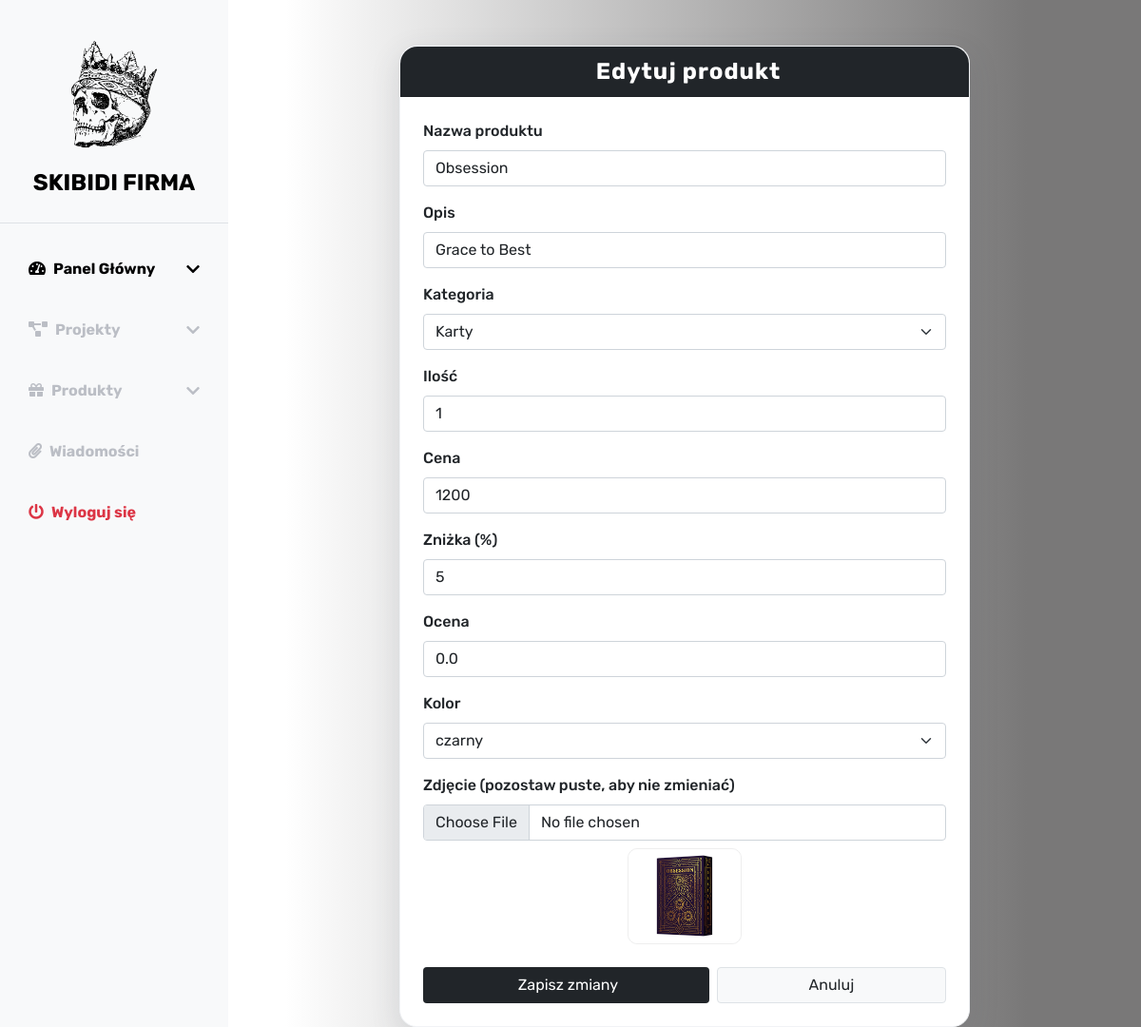
The app's page /admin/edit_product.php?id=19 with its own data.
### tables this page shows
CREATE TABLE `produkty` (
  `id` int(11) NOT NULL,
  `nazwa` varchar(50) NOT NULL,
  `opis` text NOT NULL,
  `kolor_id` int(11) DEFAULT NULL,
  `id_kategorii` int(11) NOT NULL,
  `ilosc` int(11) NOT NULL,
  `cena` float NOT NULL,
  `img_path` varchar(255) NOT NULL,
  `znizka` int(11) NOT NULL,
  `ocena` decimal(2,1) NOT NULL
);

CREATE TABLE `kategorie` (
  `id` int(11) NOT NULL,
  `kategoria` varchar(255) NOT NULL
);

CREATE TABLE `kolory` (
  `id` int(11) NOT NULL,
  `kolor` varchar(50) NOT NULL
);

### admin/edit_product.php (the view, shortened to what this page needs)
<?php
require_once("../misc/database.php");
$id = (int)$_GET['id'];
$result = mysqli_query($conn, "SELECT * FROM produkty WHERE id = $id");
$product = mysqli_fetch_assoc($result);
$cat_result = mysqli_query($conn, "SELECT id, kategoria FROM kategorie");
$color_result = mysqli_query($conn, "SELECT id, kolor FROM kolory");
?>
<!DOCTYPE html>
<html lang="pl">
<head>
    <?php include("../structure/admin/head.php"); ?>
</head>
<body>
    <?php include("../structure/admin/sidebar.php"); ?>
    <div class="container">
        <div class="edit-product-card card mt-5">
            <div class="card-header">
                <i class="bi bi-pencil-square me-2"></i>Edytuj produkt
            </div>
            <div class="card-body p-4">
                <form action="update_product.php" method="post" enctype="multipart/form-data">
                    <div class="mb-3">
                        <label class="form-label">Nazwa produktu</label>
                        <input type="text" name="product_name" class="form-control" value="<?= htmlspecialchars($product['nazwa']) ?>" required>
                    </div>
                    <div class="mb-3">
                        <label class="form-label">Opis</label>
                        <input type="text" name="product_desc" class="form-control" value="<?= htmlspecialchars($product['opis']) ?>">
                    </div>
                    <div class="mb-3">
                        <label class="form-label">Kategoria</label>
                        <select name="product_category" class="form-select">
                            <?php while ($cat = mysqli_fetch_assoc($cat_result)): ?>
                                <option value="<?= $cat['id'] ?>" <?= $cat['id'] == $product['id_kategorii'] ? 'selected' : '' ?>>
                                    <?= htmlspecialchars($cat['kategoria']) ?>
                                </option>
                            <?php endwhile; ?>
                        </select>
                    </div>
                    <div class="mb-3">
                        <label class="form-label">Ilość</label>
                        <input type="number" name="product_amount" class="form-control" value="<?= $product['ilosc'] ?>" min="0">
                    </div>
                    <div class="mb-3">
                        <label class="form-label">Cena</label>
                        <input type="number" step="0.01" name="product_price" class="form-control" value="<?= $product['cena'] ?>" required>
                    </div>
                    <div class="mb-3">
                        <label class="form-label">Zniżka (%)</label>
                        <input type="number" step="1" min="0" max="100" name="product_discount" class="form-control" value="<?= $product['znizka'] ?>">
                    </div>
                    <div class="mb-3">
                        <label class="form-label">Ocena</label>
                        <input type="number" step="0.1" min="0" max="5" name="product_rating" class="form-control" value="<?= $product['ocena'] ?>">
                    </div>
                    <div class="mb-3">
                        <label class="form-label">Kolor</label>
                        <select name="product_color" class="form-select">
                            <?php
                            mysqli_data_seek($color_result, 0);
                            while ($color = mysqli_fetch_assoc($color_result)): ?>
                                <option value="<?= $color['id'] ?>" <?= $color['id'] == $product['kolor_id'] ? 'selected' : '' ?>>
                                    <?= htmlspecialchars($color['kolor']) ?>
                                </option>
                            <?php endwhile; ?>
                        </select>
                    </div>
                    <div class="mb-3">
                        <label class="form-label">Zdjęcie (pozostaw puste, aby nie zmieniać)</label>
                        <input type="file" name="product_image" class="form-control">
                        <div class="mt-2 text-center">
                            <img src="../zdjecia/produkty/<?= htmlspecialchars($product['img_path']) ?>" width="120" alt="Aktualne zdjęcie">
                        </div>
                    </div>
                    <div class="d-flex gap-2 mt-4">
                        <button type="submit" class="btn btn-primary flex-grow-1"><i class="bi bi-save me-1"></i>Zapisz zmiany</button>
                        <a href="products.php" class="btn btn-secondary flex-grow-1">Anuluj</a>
                    </div>
                </form>
            </div>
        </div>
    </div>
</body>
</html>

### css/admin.css (style rules this page uses)
* { font-family: 'Rubik', sans-serif; }
:root { --main-bg-color: #000000; --main-text-color: #000000; --second-text-color: #bbbec5; --second-bg-color: #ffffff; }
html, body { height: 100%; margin: 0; display: flex; flex-direction: column; }

### admin/edit_product.php (style rules this page uses)
.edit-product-card { max-width: 600px; margin: 40px auto; border-radius: 18px; box-shadow: 0 10px 32px 0 rgba(60, 72, 88, .13); background: #fff; border: 1px solid #f1f3f6; }
.edit-product-card .form-label { font-weight: 500; }
.edit-product-card .card-header { background: #212529; color: #fff; border-radius: 18px 18px 0 0; text-align: center; font-size: 1.5rem; font-weight: 700; letter-spacing: 1px; }
.edit-product-card .btn-primary { background: #212529; border: none; }
.edit-product-card .btn-secondary { background: #f8f9fa; color: #212529; border: 1px solid #dee2e6; }
.edit-product-card img { border-radius: 10px; border: 1px solid #eee; background: #f8f9fa; }

### records on screen
produkty: product_name "Obsession", product_desc "Grace to Best", product_category "Karty", product_amount "1", product_price "1200", product_discount "5", product_rating "0.0", product_color "czarny", img_path (picture)
